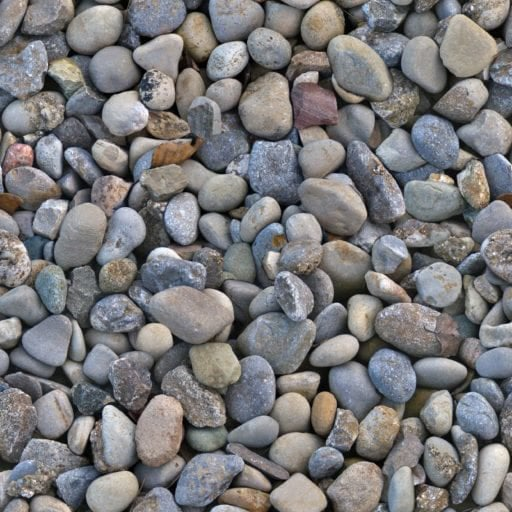
#> input picture stone.jpg, 512 x 512 px
$ python 1c.py
#> lines starting #> are read from the running program, lines starting #| are printed output that depends on the picture; after the words box and inside, x2 and y2 are one past the last pixel; in counts of white or black regions, pixels touching at a corner belong together
import cv2
import numpy as np
import matplotlib.pyplot as plt

image = cv2.imread('stone.jpg', cv2.IMREAD_GRAYSCALE)
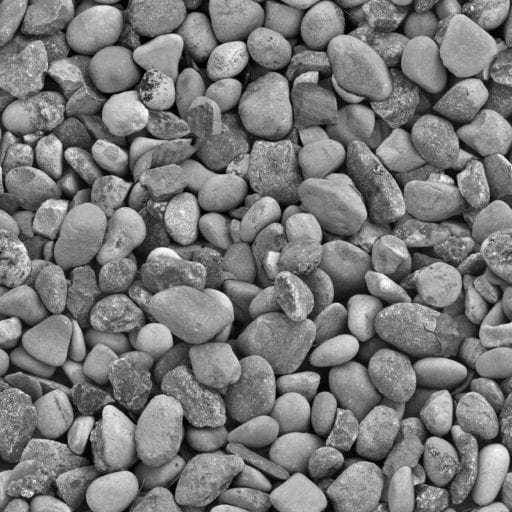
#> image: shape (512, 512); min 0, max 255, mean 120.7

histogram=[0]*256

for row in image:
    for pixel_value in row:
        histogram[int(pixel_value)] +=1
#> after the loop, histogram = 256 values, max 2444 at index 129, min 1 at index 252, mean 1024

plt.figure(figsize=(12, 9))
plt.subplot(2, 2, 1)
plt.title('Histogram')
plt.xlabel('Pixel Value')
plt.ylabel('Frequency')
plt.bar(range(256), histogram)
plt.xlim([0, 256])

plt.subplot(2, 2, 2)
plt.imshow(image, cmap='gray')
plt.title('Original Image')
plt.axis('off')

threshold_value = 128

thresholded_image=(image>=threshold_value).astype(int)
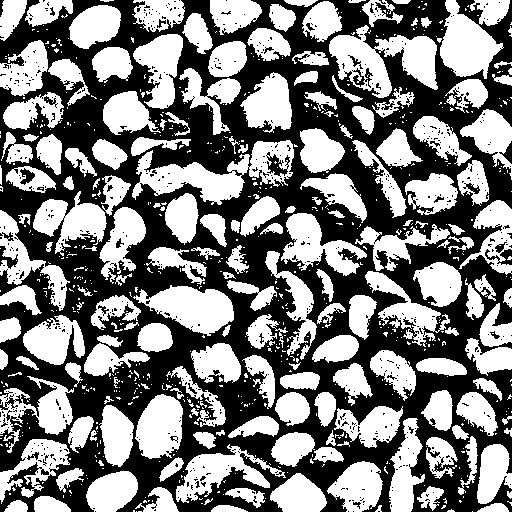
#> thresholded_image: shape (512, 512) int64; values 0 (black) and 1 (white), 49.1% white; 751 white regions (570 under 20 px), largest, box (x1, y1, x2, y2) and area: (132, 140, 294, 205) 4234, (329, 25, 438, 98) 3995, (133, 285, 234, 336) 2916

plt.subplot(2, 2, 4)
plt.imshow(thresholded_image, cmap='gray')
plt.title('Segmented Image')
plt.axis('off')

histogram1 = [0] * 3

for row in thresholded_image:
    for pixel_value in row:
        histogram1[int(pixel_value)] += 1
#> after the loop, histogram1 = [133342, 128802, 0]


plt.subplot(2, 2, 3)
plt.bar(range(3), histogram1)
plt.xlabel('Pixel Value')
plt.ylabel('Frequency')
plt.title('After Threshold Image Histogram')
plt.show()
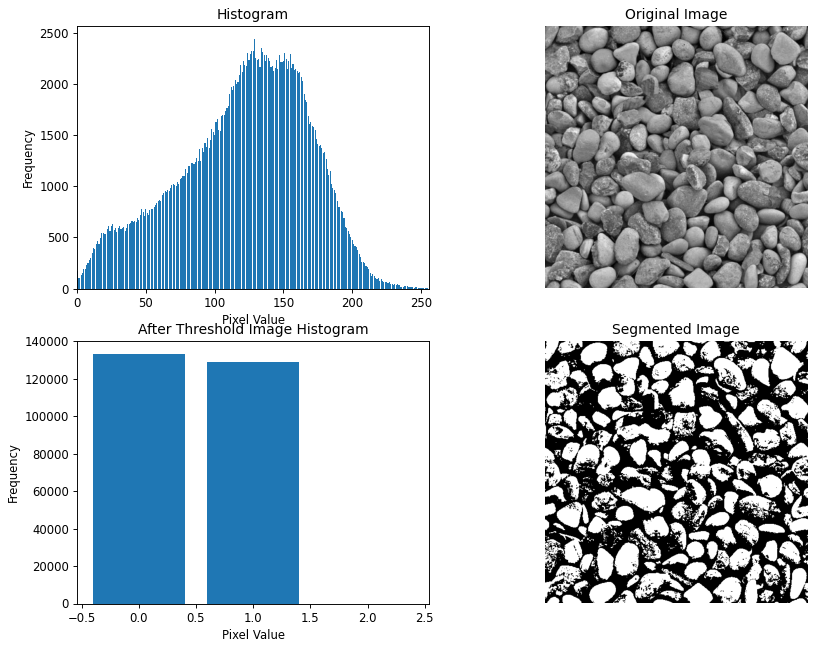
#> figure drawn by matplotlib, 4 panels; panel 1: tallest bar 2444 high, from x = 128.6 to 129.4; panel 4: tallest bar 133342 high, from x = -0.4 to 0.4

$ run again, with image2.jpg copied over stone.jpg
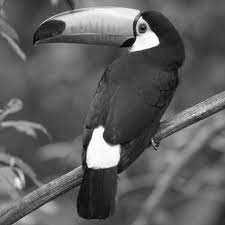
#> input picture image2.jpg, 225 x 225 px
#> image is the input picture: shape (225, 225); min 0, max 255, mean 95.6
#> after the loop `for row in image:`: histogram = 256 values, max 827 at index 72, min 2 at index 1, mean 197.8
#> `thresholded_image=(image>=threshold_value).astype(int)`:
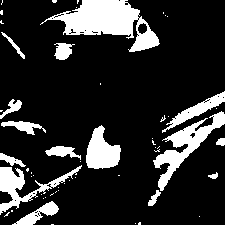
#> thresholded_image: shape (225, 225) int64; values 0 (black) and 1 (white), 17.6% white; 56 white regions (41 under 20 px), largest, box (x1, y1, x2, y2) and area: (40, 0, 160, 52) 2784, (153, 111, 225, 191) 1535, (0, 165, 82, 215) 1071
#> after the loop `for row in thresholded_image:`: histogram1 = [41711, 8914, 0]
#> `plt.show()`:
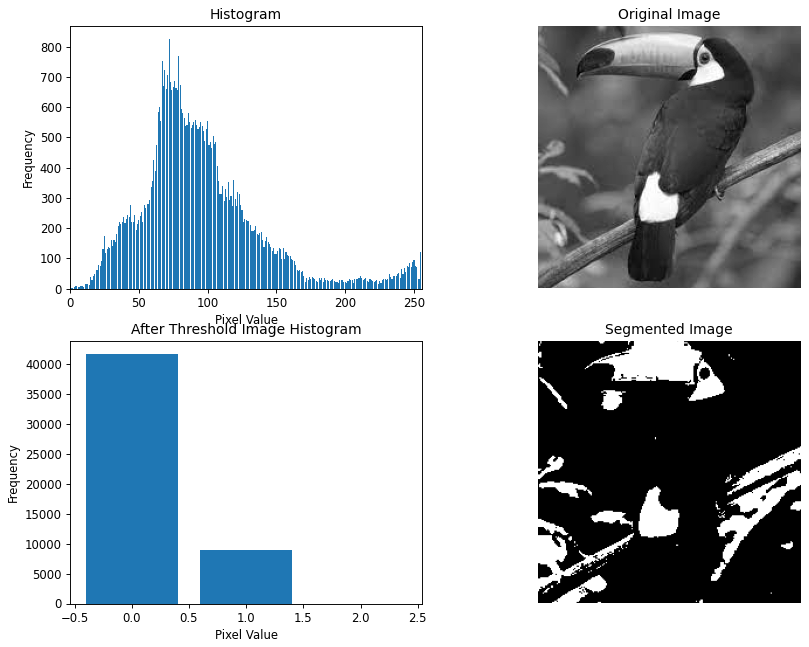
#> figure drawn by matplotlib, 4 panels; panel 1: tallest bar 827 high, from x = 71.6 to 72.4; panel 4: tallest bar 41711 high, from x = -0.4 to 0.4
